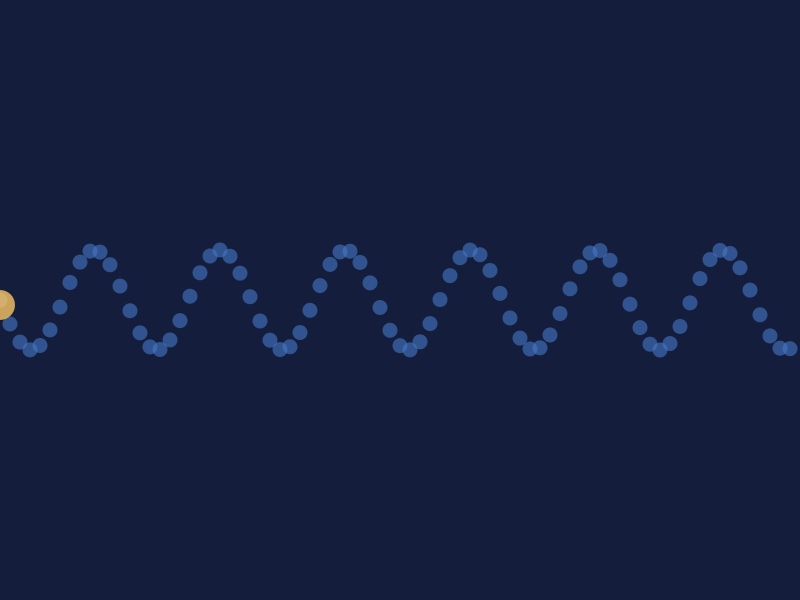
Frame 1 (no input)
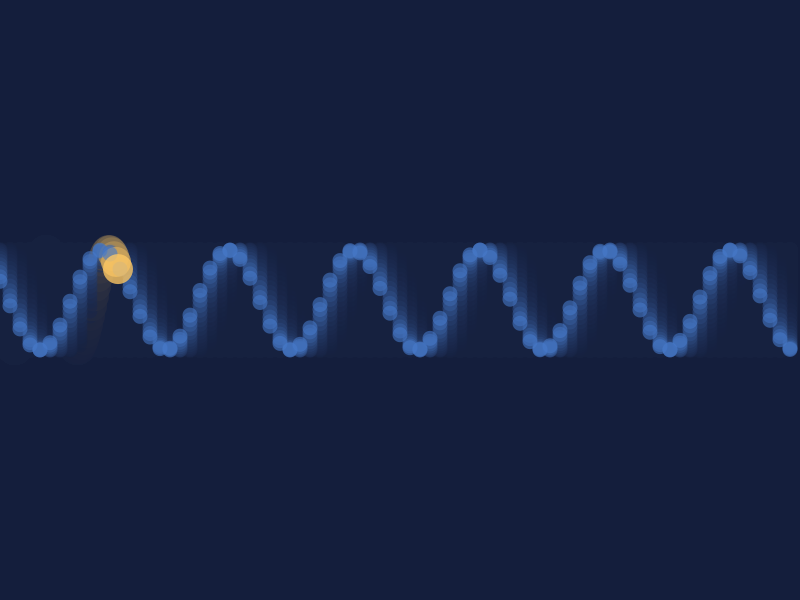
Frame 60 (the mouse pressed at the canvas centre just before this capture)
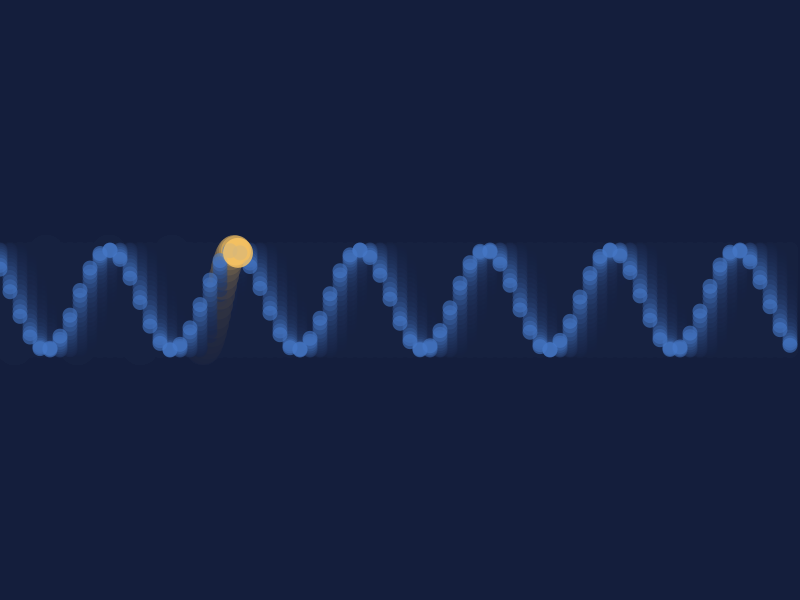
Frame 120 (the mouse held since frame 60 and released just before this capture)

The Processing sketch that drew these frames (run headless with seeded random() and noise(); from frame 60 on, the mouse is pressed at the canvas centre):

// Processing sketch: Tracy_Ndahiro
// ── Tracy_Ndahiro.pde
// Media Art: "The Sea of Memories"
// Keywords: Sea, Memory, Journey

float waveOffset = 0;  // Offset for wave motion
float journeyX = 0;    // Position of the journeying element
float waveAmplitude = 50; // Height of waves
float waveFrequency = 0.05; // Frequency of waves
float trailOpacity = 50;  // Fading trail effect

void setup() {
  size(800, 600); // Canvas size to represent the "sea"
  background(20, 30, 60); // Deep ocean blue background
  noStroke(); 
}

void draw() {
  // Create a semi-transparent overlay to fade older frames, simulating memory fading
  fill(20, 30, 60, trailOpacity);
  rect(0, 0, width, height);

  // Draw wave-like motion using sine waves
  fill(70, 120, 200, 150); // Ocean blue with slight transparency
  for (int x = 0; x < width; x += 10) {
    float y = height / 2 + sin(waveFrequency * (x + waveOffset)) * waveAmplitude;
    ellipse(x, y, 15, 15); // Circular wave crest
  }

  // Update wave motion
  waveOffset += 2;

  // Draw the "journey" element (a glowing circle moving across the sea)
  float journeyY = height / 2 + sin(waveFrequency * (journeyX + waveOffset)) * waveAmplitude;
  fill(255, 200, 100, 200); // Glowing golden color
  ellipse(journeyX, journeyY, 30, 30);

  // Update the journey's position
  journeyX += 2;
  if (journeyX > width) {
    journeyX = 0; // Reset position to create a looping effect
  }
}

void keyPressed() {
  // Pause the animation when 'P' is pressed
  if (key == 'P' || key == 'p') {
    noLoop();
  }
  // Resume the animation when 'R' is pressed
  if (key == 'R' || key == 'r') {
    loop();
  }
}
